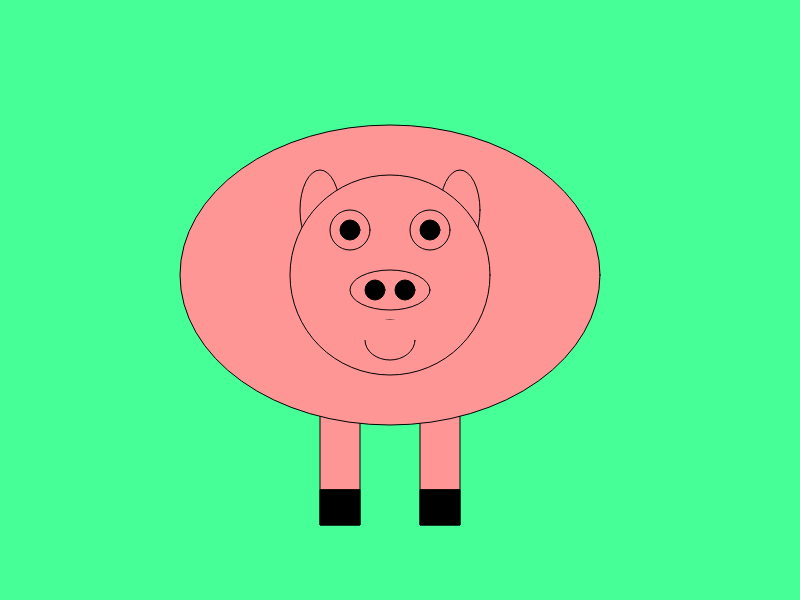
Frame 1 (no input)
Frame 60 (no input): identical to frame 1, image omitted
Frame 120 (the mouse pressed at the canvas centre since frame 60): identical to frame 1, image omitted

The p5.js sketch that drew this single still picture (run headless with seeded random() and noise() and a simulated clock; from frame 60 on, the mouse is pressed at the canvas centre):

// p5.js sketch
// ── sketch.js
function setup() {
  createCanvas(800, 600);
}

function draw() {
  background(70,255,150);
  
  stroke(1);
  fill(255,150,150);
  quad(320,400,320,525,360,525,360,400);
  fill(0);
  quad(320,490,320,525,360,525,360,490);
  
  fill(255,150,150);
  quad(420,400,420,525,460,525,460,400);
  fill(0);
  quad(420,490,420,525,460,525,460,490);
  
  fill(255,150,150);
  ellipse (390,275,420,300);
  
  ellipse (320,210,40,80);
  ellipse (460,210,40,80);
  
  circle (390,275,200);
  
  circle (350,230,40);
  circle (430,230,40);
  fill(0);
  circle (350,230,20);
  circle (430,230,20);
  
  fill(255,150,150);
  ellipse (390,290,80,40);
  
  fill(0);
  circle (375,290,20);
  circle (405,290,20);
  
  noFill();
  ellipse (390,340,50,40);
  
  noStroke();
  fill(255,150,150);
  quad(350,320,350,340,430,340,430,320);
  
}
